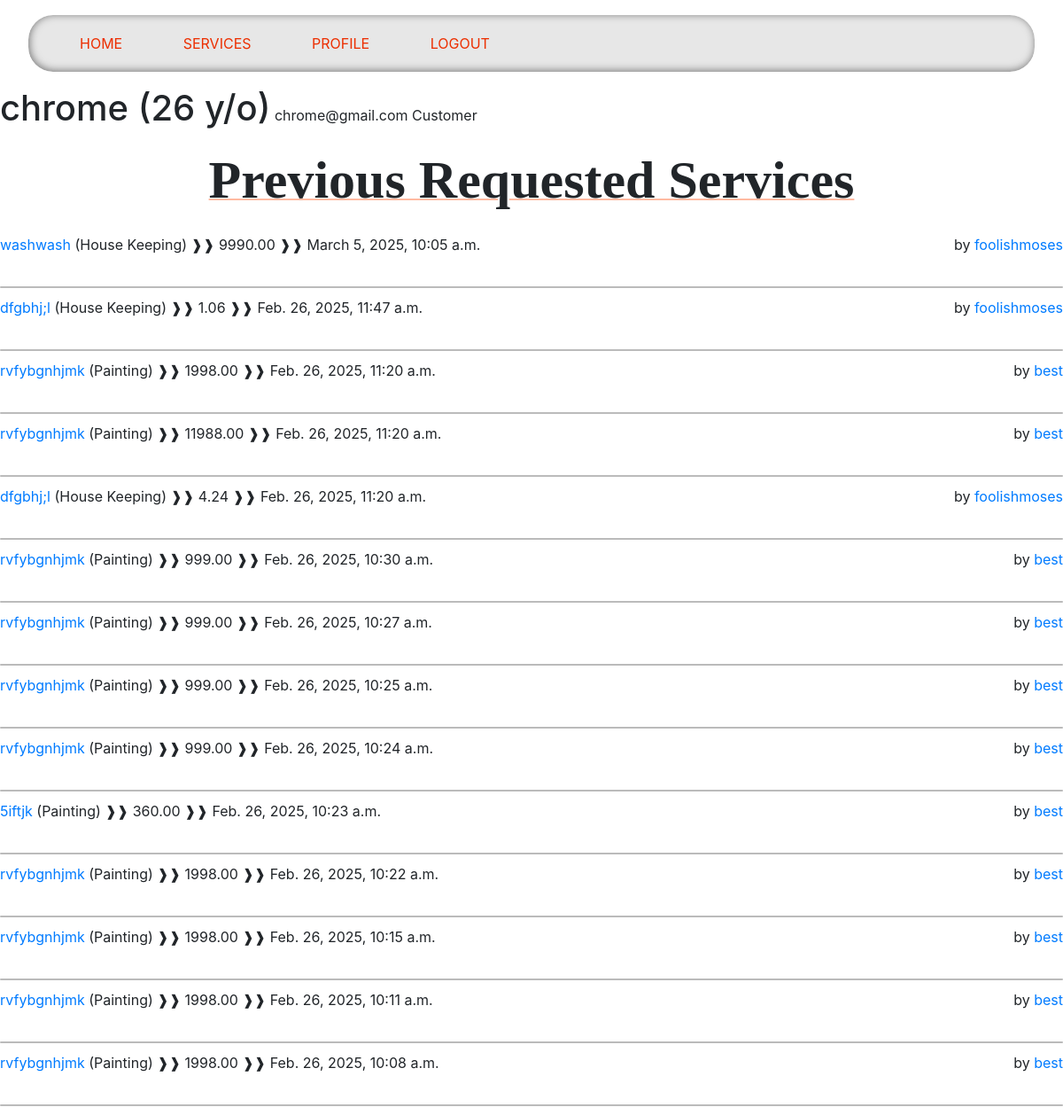
The page /customer/chrome on the database as committed earlier.
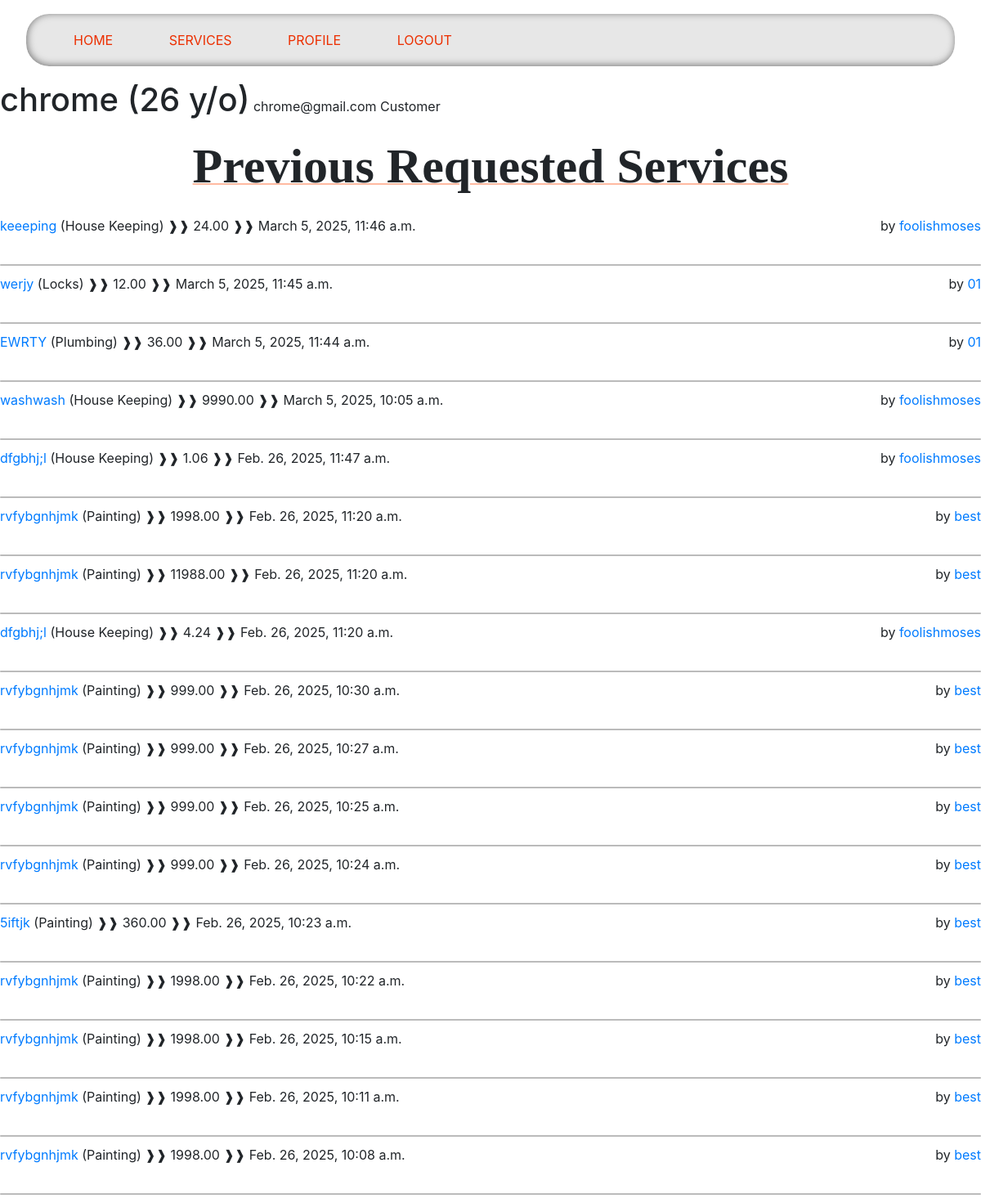
The same page on the database as committed later.
### services/models.py (models this page shows, shortened)
class RequestService(models.Model):
    service = models.ForeignKey(Service, on_delete=models.CASCADE)
    user = models.ForeignKey(Customer, on_delete=models.CASCADE)
    address = models.CharField(max_length=100)
    hours = models.IntegerField(
        validators=[MinValueValidator(0)]
    )
    date = models.DateTimeField(auto_now=True, null=False)

class Service(models.Model):
    company = models.ForeignKey(Company, on_delete=models.CASCADE)
    name = models.CharField(max_length=40)
    description = models.TextField()
    price_hour = models.DecimalField(decimal_places=2, max_digits=100)
    rating = models.IntegerField(validators=[MinValueValidator(
        0), MaxValueValidator(5)], default=0)
    choices = (
        ('Air Conditioner', 'Air Conditioner'),
        ('Carpentry', 'Carpentry'),
        ('Electricity', 'Electricity'),
        ('Gardening', 'Gardening'),
        ('Home Machines', 'Home Machines'),
        ('House Keeping', 'House Keeping'),
        ('Interior Design', 'Interior Design'),
        ('Locks', 'Locks'),
        ('Painting', 'Painting'),
        ('Plumbing', 'Plumbing'),
        ('Water Heaters', 'Water Heaters'),
    )
    field = models.CharField(max_length=30, blank=False,
                             null=False, choices=choices)
    date = models.DateTimeField(auto_now=True, null=False)

### users/models.py (models this page shows, shortened)
class Company(models.Model):
    user = models.OneToOneField(
        User, on_delete=models.CASCADE, primary_key=True)
    field = models.CharField(max_length=70, choices=(('Air Conditioner', 'Air Conditioner'),
                                                     ('All in One', 'All in One'),
                                                     ('Carpentry', 'Carpentry'),
                                                     ('Electricity',
                                                      'Electricity'),
                                                     ('Gardening', 'Gardening'),
                                                     ('Home Machines',
                                                      'Home Machines'),
                                                     ('House Keeping',
                                                      'House Keeping'),
                                                     ('Interior Design',
                                                      'Interior Design'),
                                                     ('Locks', 'Locks'),
                                                     ('Painting', 'Painting'),
                                                     ('Plumbing', 'Plumbing'),
                                                     ('Water Heaters', 'Water Heaters')), blank=False, null=False)
    rating = models.IntegerField(
        validators=[MaxValueValidator(5), MinValueValidator(0)], default=0)

class User(AbstractUser):
    is_company = models.BooleanField(default=False)
    is_customer = models.BooleanField(default=False)
    email = models.EmailField(unique=True)
    USERNAME_FIELD = 'email'
    REQUIRED_FIELDS = ['username']
    def __str__(self):
        return self.username

### netfix/views.py (the view)
# urls.py: path('customer/<slug:name>', v.customer_profile, name='customer_profile'),
def customer_profile(request, name):
    user = User.objects.get(username=name)
    requested_services = []
    today = date.today()
    dob = user.customer.date_of_birth
    user_age = today.year - dob.year - ((today.month, today.day) < (dob.month, dob.day))
    requested_services = RequestService.objects.filter(
        user=Customer.objects.get(user=user)
    ).order_by("-date")
    for service in requested_services:
        service.price = service.service.price_hour * service.hours
    return render(request, 'users/profile.html', {
        'user': user,
        'services': requested_services,
        'user_age': user_age
    })

### users/templates/users/profile.html (shortened to what this page needs)
{% extends 'main/base.html' %}
{% block content %}
    {% if user.is_customer %}
        <div style="display: ruby;">
            <h1>{{ user.username }} ({{user_age}} y/o)</h1>
            <p>{{ user.email }}</p>
            <p style="float: right;">Customer</p>
        </div>
    {% else %}
        <div style="display: ruby;">
            <h1>{{ user.username }}</h1>
            <p> {{ user.email }}</p>
            <p style="float: right;">{{user.company.field}} Company</p>
        </div>
       {% endif %}
    {% if 'customer' in request.path %}
        <p class="title">Previous Requested Services</p>
    {% else %}
        <p class="title">Available Services</p>
    {% endif %}
    {% if user.is_customer %}
        {% for service in services %}
            <div>
                <a href="/services/{{service.service.id}}">{{service.service.name}}</a> ({{service.service.field}})
                <p style="margin: 0; display: inline-block;"> ❱❱ {{service.price}}</p>
                <p style="margin: 0; display: inline-block;"> ❱❱ {{ service.date }}</p>
                <p style="float: right; margin: 0;">
                    by <a href="/company/{{service.service.company.user}}">{{service.service.company.user}}</a>
                </p>
            </div>
            <div class="line"></div>
        {% endfor %}
    {% endif %}
{% endblock %}

Rows that differ between the two databases and show on the page:
added RequestService: service.name "keeeping", service.field "House Keeping", price "24.00", date "March 5, 2025, 11:46 a.m.", service.company.user "foolishmoses"
added RequestService: service.name "werjy", service.field "Locks", price "12.00", date "March 5, 2025, 11:45 a.m.", service.company.user "01"
added RequestService: service.name "EWRTY", service.field "Plumbing", price "36.00", date "March 5, 2025, 11:44 a.m.", service.company.user "01"
